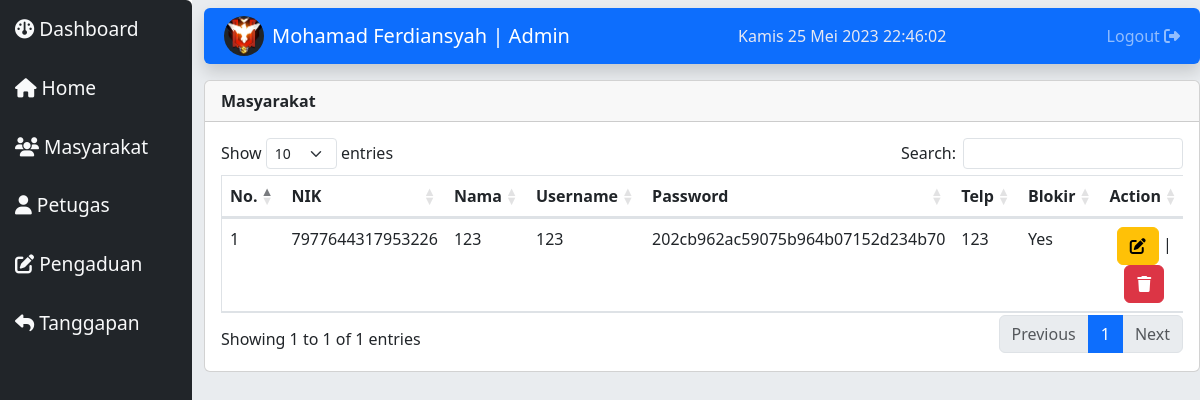
The page /index.php?module=datamasyarakat (signed in) on the database its author committed.
### tables this page shows
CREATE TABLE `module` (
  `id_modul` int(11) NOT NULL,
  `nama_modul` varchar(50) NOT NULL,
  `icon` varchar(50) NOT NULL,
  `link` varchar(100) NOT NULL,
  `static_content` text NOT NULL,
  `gambar` varchar(100) NOT NULL,
  `publish` enum('Y','N') NOT NULL,
  `status` enum('Petugas','Admin','Masyarakat','All') NOT NULL,
  `aktif` enum('Y','N') NOT NULL,
  `urutan` int(8) NOT NULL,
  `link_seo` varchar(100) NOT NULL
);

CREATE TABLE `petugas` (
  `id_petugas` int(11) NOT NULL,
  `nama_petugas` varchar(35) NOT NULL,
  `username` varchar(25) NOT NULL,
  `password` varchar(32) NOT NULL,
  `telp` varchar(13) NOT NULL,
  `level` enum('Admin','Petugas') NOT NULL,
  `foto_petugas` varchar(255) NOT NULL,
  `blokir` varchar(5) NOT NULL
);

CREATE TABLE `masyarakat` (
  `id_masyarakat` int(5) NOT NULL,
  `nik` char(16) NOT NULL,
  `nama` varchar(35) NOT NULL,
  `username` varchar(25) NOT NULL,
  `password` varchar(32) NOT NULL,
  `telp` varchar(13) NOT NULL,
  `level` enum('Masyarakat') NOT NULL,
  `foto_masyarakat` varchar(255) NOT NULL,
  `blokir` varchar(5) NOT NULL
);

### menu.php (the view, shortened to what this page needs)
<?php
include "src/config/connect.php";
if ($_SESSION['level'] == 'Admin') {
    $sql = mysqli_query($conn, "SELECT * FROM module WHERE (status='Admin' OR status='Petugas' OR status='All') AND aktif='Y' ORDER BY urutan");
} else if ($_SESSION['level'] == 'Petugas') {
    $sql = mysqli_query($conn, "SELECT * FROM module WHERE (status='Petugas' OR status='All') AND aktif='Y' ORDER BY urutan");
} else if ($_SESSION['level'] == 'Masyarakat') {
    $sql = mysqli_query($conn, "SELECT * FROM module WHERE (status='Masyarakat' OR status='All') AND aktif='Y' ORDER BY urutan");
}
while ($m = mysqli_fetch_array($sql)) {
    echo "<a style='text-decoration: none; color: inherit; display: block; padding: 15px 15px; border-radius: 5px; font-size: 1.2rem;' href='$m[link]' class='hover-effect'>$m[icon] $m[nama_modul]</a>";
}

### index.php (shortened to what this page needs)
<?php
include "src/config/connect.php";
$level = $_SESSION['level'];
if ($level == "Masyarakat") {
    $nama = $_SESSION['nama'];
    $nik = $_SESSION['nik'];
} elseif ($level == "Admin" || $level == "Petugas") {
    $nama_petugas = $_SESSION['nama_petugas'];
    $id_petugas = $_SESSION['id_petugas'];
}
if ($level == "Masyarakat") {
    $query = mysqli_query($conn, "SELECT foto_masyarakat FROM masyarakat WHERE nik = '$nik'");
    if (mysqli_num_rows($query) > 0) {
        while ($result = mysqli_fetch_array($query)) {
            $foto_masyarakat = $result['foto_masyarakat'];
        }
    }
} else if ($level == "Admin" || $level == "Petugas") {
    $query = mysqli_query($conn, "SELECT foto_petugas FROM petugas WHERE id_petugas = '$id_petugas'");
    if (mysqli_num_rows($query) > 0) {
        while ($result = mysqli_fetch_array($query)) {
            $foto_petugas = $result['foto_petugas'];
        }
    }
}
?>
<!DOCTYPE html>
<html lang="en">
<head>
    <link rel="stylesheet" href="https://cdnjs.cloudflare.com/ajax/libs/font-awesome/6.4.0/css/all.min.css" />
    <link rel="stylesheet" href="src/assets/bootstrap/css/bootstrap.min.css">
    <link rel="stylesheet" href="src/assets/style/dashboard/style.css">
</head>
<body>
    <div class="wrapper">
        <div class="row">
            <div class="col-md-2 menu-side bg-dark text-light rounded">
                <?php include "menu.php" ?>
            </div>
            <div class="col-md-10 bg-body-secondary">
                <nav class="navbar navbar-expand-lg bg-primary navbar-dark shadow rounded mt-2">
                    <div class="container-fluid">
                        <?php if ($level == "Masyarakat") : ?>
                            <img width="40" height="40" class="bg-dark rounded-circle mx-2" src="src/account/img/<?= $foto_masyarakat ?>" alt="">
                            <a class="navbar-brand" href="?module=account"><?= $nama ?> | <?= $level ?></a>
                        <?php elseif ($level == "Admin" || $level == "Petugas") : ?>
                            <img width="40" height="40" class="bg-dark rounded-circle mx-2" src="src/account/img/<?= $foto_petugas ?>" alt="">
                            <a class="navbar-brand" href="?module=account"><?= $nama_petugas ?> | <?= $level ?></a>
                        <?php endif; ?>
                        <div class="collapse navbar-collapse" id="navbarSupportedContent">
                            <ul class="navbar-nav ms-auto mb-2 mb-lg-0">
                                <li class="nav-item">
                                    <?php include "clock.php" ?>
                                </li>
                            </ul>
                            <ul class="navbar-nav ms-auto mb-2 mb-lg-0">
                                <li class="nav-item">
                                    <a class="nav-link" href="logout.php">Logout <i class="fa-solid fa-right-from-bracket"></i></a>
                                </li>
                            </ul>
                        </div>
                    </div>
                </nav>
                <div class="content-side mt-3">
                    <div id="content"><?php include "content.php"; ?></div>
                </div>
            </div>
        </div>
    </div>
</body>
</html>

### src/module/masyarakat/index.php (shortened to what this page needs)
<?php
include "src/config/connect.php";
$row = mysqli_query($conn, "SELECT * FROM masyarakat ORDER BY nama ASC");
?>
<!DOCTYPE html>
<html lang="en">
<head>
    <link rel="stylesheet" href="https://cdnjs.cloudflare.com/ajax/libs/font-awesome/6.4.0/css/all.min.css" />
    <link rel="stylesheet" href="src/assets/bootstrap/css/bootstrap.min.css">
    <link rel="stylesheet" href="src/assets/datatables/datatables.css">
</head>
<body>
    <div class="card">
        <div class="card-header fw-bold">
            Masyarakat
        </div>
        <div class="card-body">
            <table id="table" class="table border table-hover">
                <thead>
                    <tr>
                        <th scope="col">No.</th>
                        <th scope="col">NIK</th>
                        <th scope="col">Nama</th>
                        <th scope="col">Username</th>
                        <th scope="col">Password</th>
                        <th scope="col">Telp</th>
                        <th scope="col">Blokir</th>
                        <th scope="col" class="text-center">Action</th>
                    </tr>
                </thead>
                <tbody>
                    <?php $no = 1; ?>
                    <?php while ($result = mysqli_fetch_array($row)) : ?>
                        <tr>
                            <td><?= $no++ ?></td>
                            <td><?= $result["nik"] ?></td>
                            <td><?= $result["nama"] ?></td>
                            <td><?= $result["username"] ?></td>
                            <td><?= $result["password"] ?></td>
                            <td><?= $result["telp"] ?></td>
                            <td><?= $result["blokir"] ?></td>
                            <td>
                                <div class='text-center'>
                                    <a href="#" data-bs-toggle="modal" data-bs-target="#editModal<?= $no ?>" class="btn btn-warning"><i class="fa-solid fa-pen-to-square"></i></a> |
                                    <a href="#" data-bs-toggle="modal" data-bs-target="#deleteModal<?= $no ?>" class="btn btn-danger"><i class="fa-solid fa-trash"></i></a>
                                </div>
                            </td>
                        </tr>
                    <?php endwhile; ?>
                </tbody>
            </table>
        </div>
    </div>
</body>
</html>

### src/assets/style/dashboard/style.css (style rules this page uses)
body, * { padding: 0; margin: 0; font-family: "Segoe UI", Tahoma, Geneva, Verdana, sans-serif; }
.wrapper { overflow-x: hidden; }
.menu-side { height: 100vh; }
a { text-decoration: none; color: inherit; }
.hover-effect { transition: background-color 0.3s ease-out, color 0.3s ease-out; }

### rows shown on the page
module: nama_modul "Dashboard"
module: nama_modul "Home"
module: nama_modul "Masyarakat"
module: nama_modul "Petugas"
module: nama_modul "Pengaduan"
module: nama_modul "Tanggapan"
petugas: foto_petugas (picture)
masyarakat: nik "7977644317953226", nama "123", username "123", password "202cb962ac59075b964b07152d234b70", telp "123", blokir "Yes"

### other values the page prints
$nama_petugas "Mohamad Ferdiansyah"
$level "Admin"
